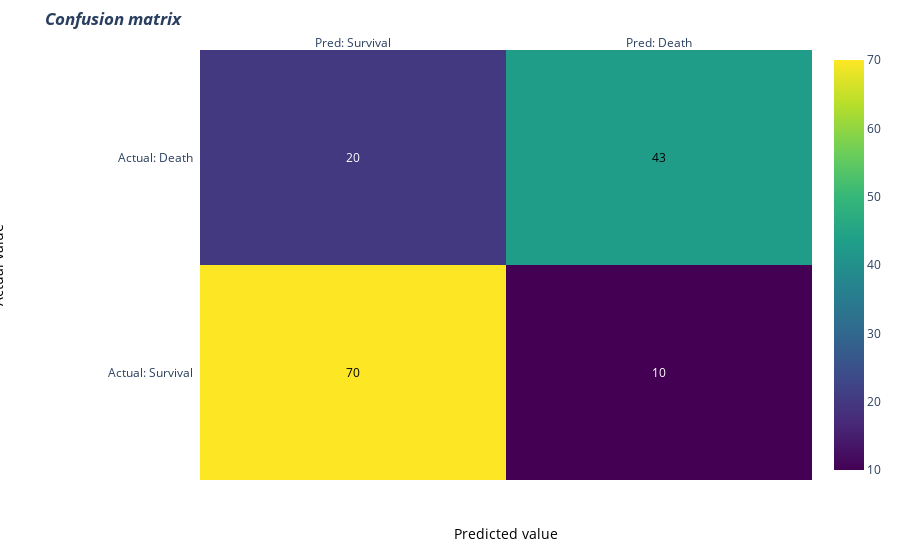

Notebook source saved alongside this figure:
### Code cell
# Plot confusion matrix 
import plotly.figure_factory as ff
z = matrix

x = ['Pred: Survival', 'Pred: Death']
y =  ['Actual: Survival', 'Actual: Death']

# change each element of z to type string for annotations
z_text = [[str(y) for y in x] for x in z]

# set up figure 
fig = ff.create_annotated_heatmap(z, x=x, y=y, annotation_text=z_text, colorscale='Viridis')

# add title
fig.update_layout(title_text='<i><b>Confusion matrix</b></i>',
                  #xaxis = dict(title='x'),
                  #yaxis = dict(title='x')
                 )

# add custom xaxis title
fig.add_annotation(dict(font=dict(color="black",size=14),
                        x=0.5,
                        y=-0.15,
                        showarrow=False,
                        text="Predicted value",
                        xref="paper",
                        yref="paper"))

# add custom yaxis title
fig.add_annotation(dict(font=dict(color="black",size=14),
                        x=-0.35,
                        y=0.5,
                        showarrow=False,
                        text="Actual value",
                        textangle=-90,
                        xref="paper",
                        yref="paper"))

# adjust margins to make room for yaxis title
fig.update_layout(margin=dict(t=50, l=200))

# add colorbar
fig['data'][0]['showscale'] = True
fig.show()

### Figure 1 — Plotly figure (JSON) as saved in the notebook; plotly's stock layout.template omitted (floating-point values rounded to 4 significant figures)
{"data": [{"colorscale": [[0, "#440154"], [0.1111, "#482878"], [0.2222, "#3e4989"], [0.3333, "#31688e"], [0.4444, "#26828e"], [0.5556, "#1f9e89"], [0.6667, "#35b779"], [0.7778, "#6ece58"], [0.8889, "#b5de2b"], [1, "#fde725"]], "reversescale": false, "showscale": true, "type": "heatmap", "x": ["Pred: Survival", "Pred: Death"], "y": ["Actual: Survival", "Actual: Death"], "z": [[70, 10], [20, 43]]}], "layout": {"annotations": [{"font": {"color": "#000000"}, "showarrow": false, "text": "70", "x": "Pred: Survival", "xref": "x", "y": "Actual: Survival", "yref": "y"}, {"font": {"color": "#FFFFFF"}, "showarrow": false, "text": "10", "x": "Pred: Death", "xref": "x", "y": "Actual: Survival", "yref": "y"}, {"font": {"color": "#FFFFFF"}, "showarrow": false, "text": "20", "x": "Pred: Survival", "xref": "x", "y": "Actual: Death", "yref": "y"}, {"font": {"color": "#000000"}, "showarrow": false, "text": "43", "x": "Pred: Death", "xref": "x", "y": "Actual: Death", "yref": "y"}, {"font": {"color": "black", "size": 14}, "showarrow": false, "text": "Predicted value", "x": 0.5, "xref": "paper", "y": -0.15, "yref": "paper"}, {"font": {"color": "black", "size": 14}, "showarrow": false, "text": "Actual value", "textangle": -90, "x": -0.35, "xref": "paper", "y": 0.5, "yref": "paper"}], "autosize": true, "margin": {"l": 200, "t": 50}, "title": {"text": "<i><b>Confusion matrix</b></i>"}, "xaxis": {"autorange": true, "dtick": 1, "gridcolor": "rgb(0, 0, 0)", "range": [-0.5, 1.5], "side": "top", "ticks": "", "type": "category"}, "yaxis": {"autorange": true, "dtick": 1, "range": [-0.5, 1.5], "ticks": "", "ticksuffix": "  ", "type": "category"}}}
